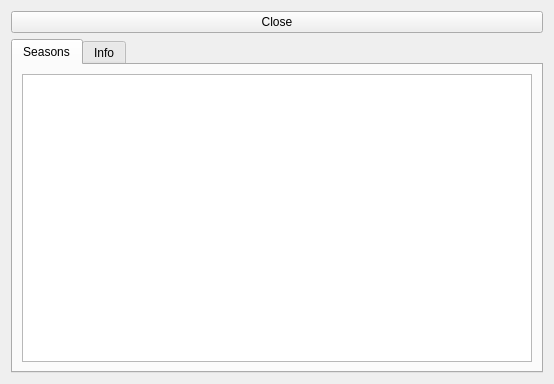
<?xml version="1.0" encoding="UTF-8"?>
<ui version="4.0">
 <class>ShowTab</class>
 <widget class="QWidget" name="ShowTab">
  <property name="geometry">
   <rect>
    <x>0</x>
    <y>0</y>
    <width>554</width>
    <height>384</height>
   </rect>
  </property>
  <property name="windowTitle">
   <string/>
  </property>
  <layout class="QVBoxLayout" name="verticalLayout">
   <item>
    <widget class="QPushButton" name="closebutton">
     <property name="text">
      <string>Close</string>
     </property>
    </widget>
   </item>
   <item>
    <widget class="QTabWidget" name="tabs">
     <property name="currentIndex">
      <number>0</number>
     </property>
     <widget class="QWidget" name="tabseasons">
      <attribute name="title">
       <string>Seasons</string>
      </attribute>
      <layout class="QVBoxLayout" name="verticalLayout_2">
       <item>
        <widget class="QListView" name="seasonlist">
         <property name="iconSize">
          <size>
           <width>350</width>
           <height>64</height>
          </size>
         </property>
         <property name="resizeMode">
          <enum>QListView::Adjust</enum>
         </property>
         <property name="viewMode">
          <enum>QListView::IconMode</enum>
         </property>
        </widget>
       </item>
      </layout>
     </widget>
     <widget class="QWidget" name="tabinfo">
      <attribute name="title">
       <string>Info</string>
      </attribute>
      <layout class="QGridLayout" name="gridLayout">
       <item row="0" column="0" colspan="8">
        <widget class="QLabel" name="showimage">
         <property name="text">
          <string/>
         </property>
         <property name="alignment">
          <set>Qt::AlignLeading|Qt::AlignLeft|Qt::AlignTop</set>
         </property>
        </widget>
       </item>
       <item row="5" column="0" colspan="8">
        <widget class="QTextEdit" name="descriptiontext">
         <property name="readOnly">
          <bool>true</bool>
         </property>
        </widget>
       </item>
       <item row="1" column="0">
        <widget class="QLabel" name="label">
         <property name="text">
          <string>Content Rating:</string>
         </property>
         <property name="alignment">
          <set>Qt::AlignRight|Qt::AlignTrailing|Qt::AlignVCenter</set>
         </property>
        </widget>
       </item>
       <item row="1" column="1">
        <widget class="QLabel" name="contentratingtext">
         <property name="text">
          <string/>
         </property>
        </widget>
       </item>
       <item row="1" column="2">
        <widget class="QLabel" name="label_2">
         <property name="text">
          <string>First Aired:</string>
         </property>
         <property name="alignment">
          <set>Qt::AlignRight|Qt::AlignTrailing|Qt::AlignVCenter</set>
         </property>
        </widget>
       </item>
       <item row="1" column="3">
        <widget class="QLabel" name="firstairedtext">
         <property name="text">
          <string/>
         </property>
        </widget>
       </item>
       <item row="1" column="4">
        <widget class="QLabel" name="label_3">
         <property name="text">
          <string>Network:</string>
         </property>
         <property name="alignment">
          <set>Qt::AlignRight|Qt::AlignTrailing|Qt::AlignVCenter</set>
         </property>
        </widget>
       </item>
       <item row="1" column="5">
        <widget class="QLabel" name="networktext">
         <property name="text">
          <string/>
         </property>
        </widget>
       </item>
       <item row="1" column="6">
        <widget class="QLabel" name="label_4">
         <property name="text">
          <string>Status:</string>
         </property>
         <property name="alignment">
          <set>Qt::AlignRight|Qt::AlignTrailing|Qt::AlignVCenter</set>
         </property>
        </widget>
       </item>
       <item row="1" column="7">
        <widget class="QLabel" name="statustext">
         <property name="text">
          <string/>
         </property>
        </widget>
       </item>
       <item row="2" column="0">
        <widget class="QLabel" name="label_5">
         <property name="text">
          <string>Actors:</string>
         </property>
         <property name="alignment">
          <set>Qt::AlignRight|Qt::AlignTop|Qt::AlignTrailing</set>
         </property>
        </widget>
       </item>
       <item row="2" column="1" colspan="7">
        <widget class="QLabel" name="actorstext">
         <property name="text">
          <string/>
         </property>
         <property name="wordWrap">
          <bool>true</bool>
         </property>
        </widget>
       </item>
       <item row="3" column="0">
        <widget class="QLabel" name="label_6">
         <property name="text">
          <string>Genres:</string>
         </property>
         <property name="alignment">
          <set>Qt::AlignRight|Qt::AlignTop|Qt::AlignTrailing</set>
         </property>
        </widget>
       </item>
       <item row="3" column="1" colspan="7">
        <widget class="QLabel" name="genretext">
         <property name="text">
          <string/>
         </property>
         <property name="wordWrap">
          <bool>true</bool>
         </property>
        </widget>
       </item>
       <item row="4" column="0">
        <widget class="QLabel" name="label_7">
         <property name="text">
          <string>Rating:</string>
         </property>
         <property name="alignment">
          <set>Qt::AlignRight|Qt::AlignTrailing|Qt::AlignVCenter</set>
         </property>
        </widget>
       </item>
       <item row="4" column="1">
        <widget class="QLabel" name="ratingtext">
         <property name="text">
          <string/>
         </property>
        </widget>
       </item>
       <item row="4" column="2">
        <widget class="QLabel" name="label_8">
         <property name="text">
          <string>Runtime:</string>
         </property>
         <property name="alignment">
          <set>Qt::AlignRight|Qt::AlignTrailing|Qt::AlignVCenter</set>
         </property>
        </widget>
       </item>
       <item row="4" column="3">
        <widget class="QLabel" name="runtimetext">
         <property name="text">
          <string/>
         </property>
        </widget>
       </item>
       <item row="4" column="5">
        <widget class="QLabel" name="imdbtext">
         <property name="text">
          <string>IMDB</string>
         </property>
         <property name="alignment">
          <set>Qt::AlignCenter</set>
         </property>
         <property name="openExternalLinks">
          <bool>true</bool>
         </property>
        </widget>
       </item>
      </layout>
     </widget>
    </widget>
   </item>
  </layout>
 </widget>
 <resources/>
 <connections/>
</ui>
